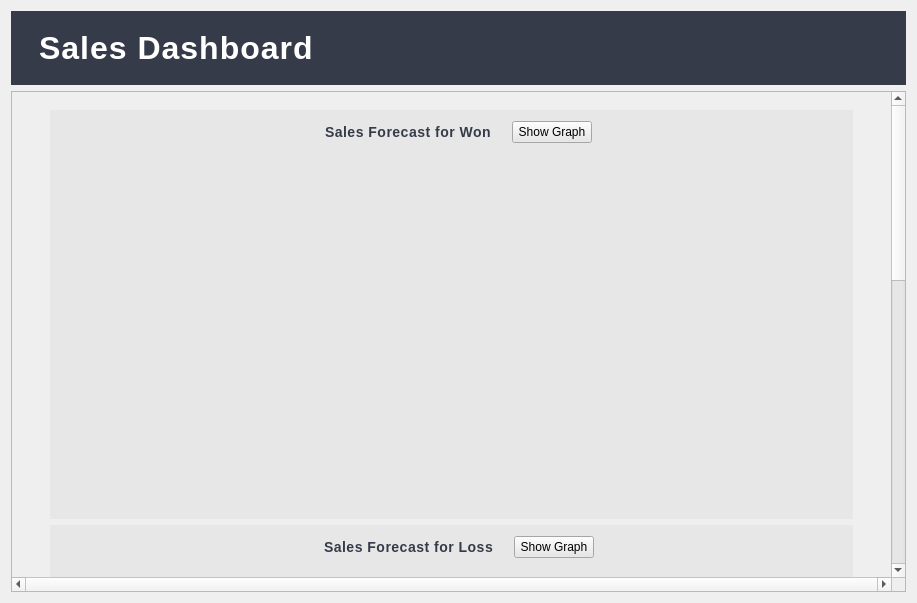
<?xml version="1.0" encoding="UTF-8"?>
<ui version="4.0">
 <class>Form</class>
 <widget class="QWidget" name="Form">
  <property name="geometry">
   <rect>
    <x>0</x>
    <y>0</y>
    <width>917</width>
    <height>603</height>
   </rect>
  </property>
  <property name="windowTitle">
   <string>Form</string>
  </property>
  <layout class="QVBoxLayout" name="verticalLayout">
   <item>
    <widget class="QWidget" name="widget" native="true">
     <property name="styleSheet">
      <string notr="true">QWidget {
    background-color: rgb(53, 59, 72);
}

QLabel {
    color: white;
    font-size: 32px;      /* Bigger font size for the title */
    font-weight: bold;    /* Make it bold */
    letter-spacing: 1px;  /* Slight space between letters */
    padding: 10px;        /* Some breathing space around */
    text-align: center;   /* Centered text */
}
</string>
     </property>
     <layout class="QHBoxLayout" name="horizontalLayout">
      <item>
       <widget class="QLabel" name="label_2">
        <property name="text">
         <string>Sales Dashboard</string>
        </property>
       </widget>
      </item>
     </layout>
    </widget>
   </item>
   <item>
    <widget class="QScrollArea" name="scrollArea">
     <property name="minimumSize">
      <size>
       <width>0</width>
       <height>0</height>
      </size>
     </property>
     <property name="verticalScrollBarPolicy">
      <enum>Qt::ScrollBarAlwaysOn</enum>
     </property>
     <property name="horizontalScrollBarPolicy">
      <enum>Qt::ScrollBarAlwaysOn</enum>
     </property>
     <property name="sizeAdjustPolicy">
      <enum>QAbstractScrollArea::AdjustToContentsOnFirstShow</enum>
     </property>
     <property name="widgetResizable">
      <bool>true</bool>
     </property>
     <widget class="QWidget" name="scrollAreaWidgetContents">
      <property name="geometry">
       <rect>
        <x>0</x>
        <y>0</y>
        <width>880</width>
        <height>1268</height>
       </rect>
      </property>
      <layout class="QGridLayout" name="gridLayout_8">
       <item row="0" column="0">
        <widget class="QWidget" name="widget_7" native="true">
         <property name="minimumSize">
          <size>
           <width>0</width>
           <height>1250</height>
          </size>
         </property>
         <layout class="QGridLayout" name="gridLayout_2">
          <item row="4" column="2">
           <spacer name="verticalSpacer_6">
            <property name="orientation">
             <enum>Qt::Vertical</enum>
            </property>
            <property name="sizeHint" stdset="0">
             <size>
              <width>20</width>
              <height>40</height>
             </size>
            </property>
           </spacer>
          </item>
          <item row="3" column="0">
           <spacer name="verticalSpacer_4">
            <property name="orientation">
             <enum>Qt::Vertical</enum>
            </property>
            <property name="sizeHint" stdset="0">
             <size>
              <width>20</width>
              <height>40</height>
             </size>
            </property>
           </spacer>
          </item>
          <item row="2" column="1">
           <widget class="QWidget" name="widget_6" native="true">
            <property name="styleSheet">
             <string notr="true">QWidget {
    background-color: rgb(231, 231, 231);
}

QLabel {
    color: rgb(53, 59, 72); /* Dark blue-gray for contrast */
    font-size: 14px;        /* Clear and professional size */
    font-weight: 600;       /* Semi-bold, not too heavy */
    letter-spacing: 0.5px;  /* Light spacing for elegance */
    padding: 5px 10px;      /* Neat padding */
    text-align: center;     /* Centered text */
}
</string>
            </property>
            <layout class="QVBoxLayout" name="verticalLayout_2">
             <item>
              <layout class="QGridLayout" name="SalesWonForecast_gridLayout">
               <item row="1" column="0">
                <spacer name="verticalSpacer">
                 <property name="orientation">
                  <enum>Qt::Vertical</enum>
                 </property>
                 <property name="sizeHint" stdset="0">
                  <size>
                   <width>20</width>
                   <height>40</height>
                  </size>
                 </property>
                </spacer>
               </item>
               <item row="0" column="0">
                <layout class="QHBoxLayout" name="horizontalLayout_2">
                 <item>
                  <spacer name="horizontalSpacer_3">
                   <property name="orientation">
                    <enum>Qt::Horizontal</enum>
                   </property>
                   <property name="sizeHint" stdset="0">
                    <size>
                     <width>40</width>
                     <height>20</height>
                    </size>
                   </property>
                  </spacer>
                 </item>
                 <item>
                  <widget class="QLabel" name="label">
                   <property name="text">
                    <string>Sales Forecast for Won</string>
                   </property>
                  </widget>
                 </item>
                 <item>
                  <widget class="QPushButton" name="SG_pushButton">
                   <property name="text">
                    <string>Show Graph</string>
                   </property>
                  </widget>
                 </item>
                 <item>
                  <spacer name="horizontalSpacer">
                   <property name="orientation">
                    <enum>Qt::Horizontal</enum>
                   </property>
                   <property name="sizeHint" stdset="0">
                    <size>
                     <width>40</width>
                     <height>20</height>
                    </size>
                   </property>
                  </spacer>
                 </item>
                </layout>
               </item>
              </layout>
             </item>
            </layout>
           </widget>
          </item>
          <item row="4" column="1">
           <spacer name="verticalSpacer_2">
            <property name="orientation">
             <enum>Qt::Vertical</enum>
            </property>
            <property name="sizeHint" stdset="0">
             <size>
              <width>20</width>
              <height>40</height>
             </size>
            </property>
           </spacer>
          </item>
          <item row="4" column="0">
           <spacer name="verticalSpacer_5">
            <property name="orientation">
             <enum>Qt::Vertical</enum>
            </property>
            <property name="sizeHint" stdset="0">
             <size>
              <width>20</width>
              <height>40</height>
             </size>
            </property>
           </spacer>
          </item>
          <item row="3" column="2">
           <spacer name="verticalSpacer_7">
            <property name="orientation">
             <enum>Qt::Vertical</enum>
            </property>
            <property name="sizeHint" stdset="0">
             <size>
              <width>20</width>
              <height>40</height>
             </size>
            </property>
           </spacer>
          </item>
          <item row="3" column="1">
           <widget class="QWidget" name="widget_4" native="true">
            <property name="styleSheet">
             <string notr="true">QWidget {
    background-color: rgb(231, 231, 231);
}

QLabel {
    color: rgb(53, 59, 72); /* Dark blue-gray for contrast */
    font-size: 14px;        /* Clear and professional size */
    font-weight: 600;       /* Semi-bold, not too heavy */
    letter-spacing: 0.5px;  /* Light spacing for elegance */
    padding: 5px 10px;      /* Neat padding */
    text-align: center;     /* Centered text */
}
</string>
            </property>
            <layout class="QGridLayout" name="gridLayout_6">
             <item row="0" column="0">
              <layout class="QGridLayout" name="SalesLossForecast_gridLayout">
               <item row="0" column="0">
                <layout class="QHBoxLayout" name="horizontalLayout_3">
                 <item>
                  <spacer name="horizontalSpacer_4">
                   <property name="orientation">
                    <enum>Qt::Horizontal</enum>
                   </property>
                   <property name="sizeHint" stdset="0">
                    <size>
                     <width>40</width>
                     <height>20</height>
                    </size>
                   </property>
                  </spacer>
                 </item>
                 <item>
                  <widget class="QLabel" name="label_5">
                   <property name="text">
                    <string>Sales Forecast for Loss</string>
                   </property>
                  </widget>
                 </item>
                 <item>
                  <widget class="QPushButton" name="SG_pushButton_2">
                   <property name="text">
                    <string>Show Graph</string>
                   </property>
                  </widget>
                 </item>
                 <item>
                  <spacer name="horizontalSpacer_2">
                   <property name="orientation">
                    <enum>Qt::Horizontal</enum>
                   </property>
                   <property name="sizeHint" stdset="0">
                    <size>
                     <width>40</width>
                     <height>20</height>
                    </size>
                   </property>
                  </spacer>
                 </item>
                </layout>
               </item>
               <item row="1" column="0">
                <spacer name="verticalSpacer_3">
                 <property name="orientation">
                  <enum>Qt::Vertical</enum>
                 </property>
                 <property name="sizeHint" stdset="0">
                  <size>
                   <width>20</width>
                   <height>40</height>
                  </size>
                 </property>
                </spacer>
               </item>
              </layout>
             </item>
            </layout>
           </widget>
          </item>
         </layout>
        </widget>
       </item>
      </layout>
     </widget>
    </widget>
   </item>
  </layout>
 </widget>
 <resources/>
 <connections/>
</ui>
